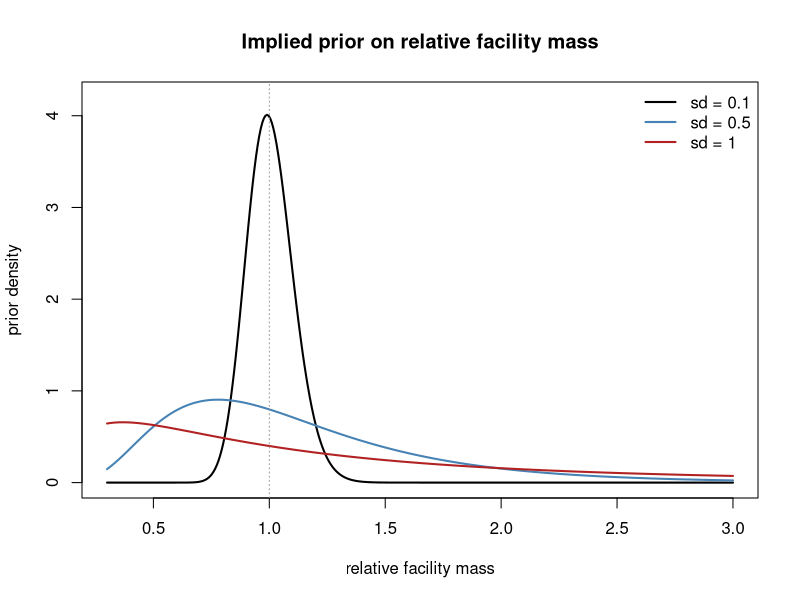
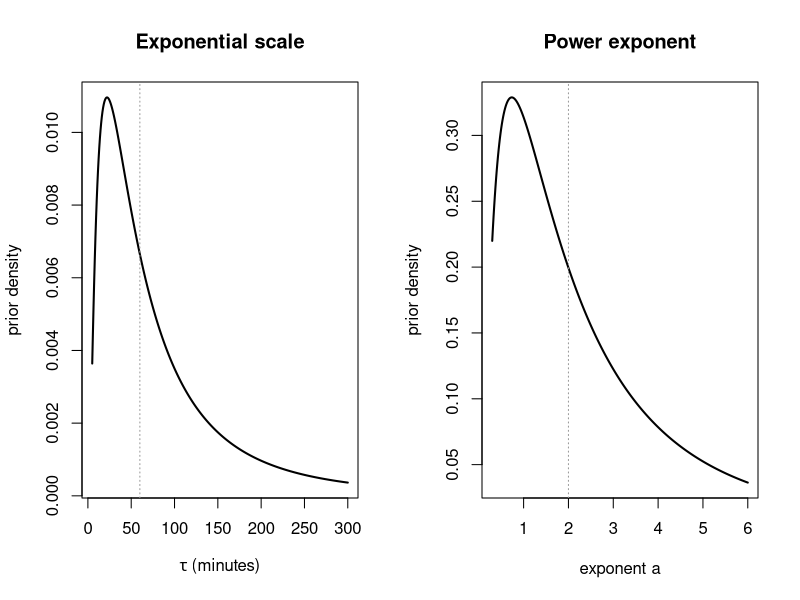
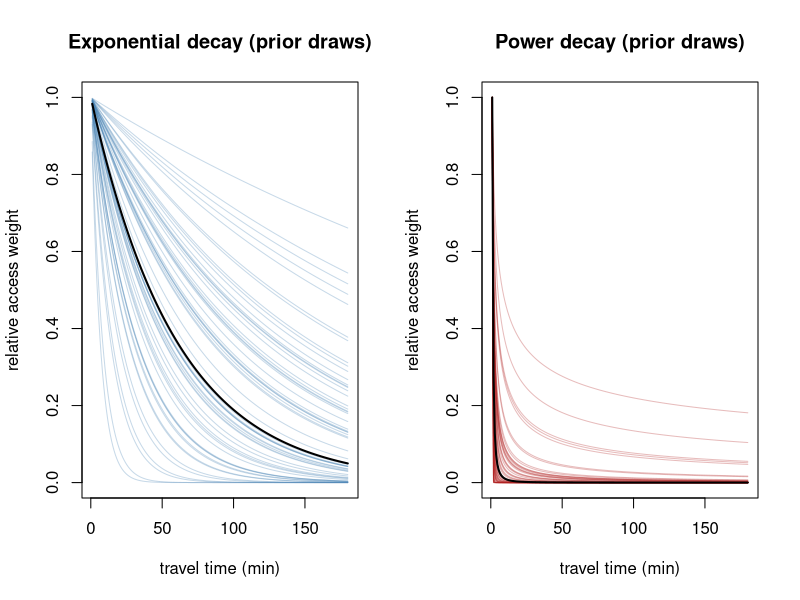
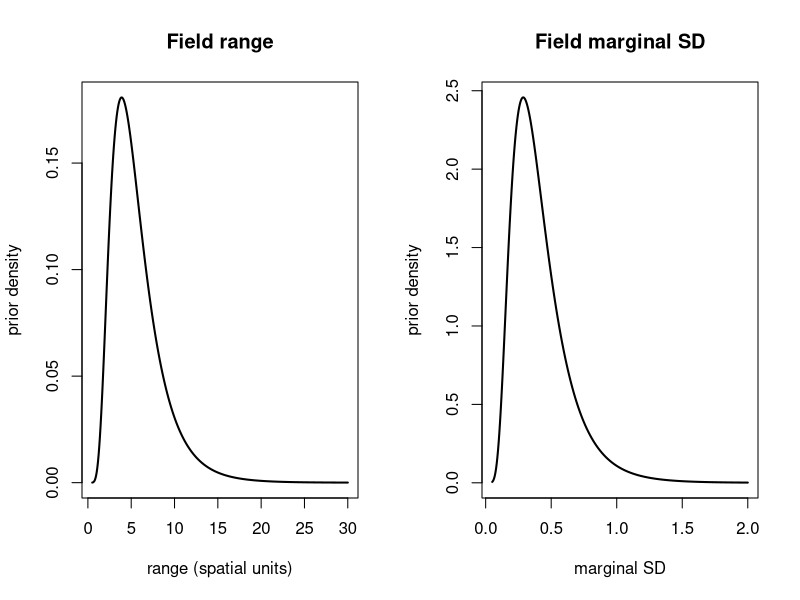

Write R code to recreate these figures, in order.
## ---- chunk 1
knitr::opts_chunk$set(
  collapse = TRUE,
  comment = "#>",
  fig.width = 6,
  fig.height = 4
)
set.seed(1)
## ---- chunk 2
sds <- c(0.1, 0.5, 1.0)
x   <- seq(0.3, 3, length.out = 400)         # relative mass
cols <- c("black", "steelblue", "firebrick")

plot(NA, xlim = range(x), ylim = c(0, 4.2),
     xlab = "relative facility mass", ylab = "prior density",
     main = "Implied prior on relative facility mass")
for (i in seq_along(sds)) {
  lines(x, dlnorm(x, meanlog = 0, sdlog = sds[i]), col = cols[i], lwd = 2)
}
abline(v = 1, lty = 3, col = "grey60")
legend("topright", legend = paste0("sd = ", sds),
       col = cols, lwd = 2, bty = "n")
## ---- chunk 3
ratio_interval <- function(sd) {
  # ratio of two independent log-normal masses is log-normal with sd*sqrt(2)
  round(exp(qnorm(c(0.025, 0.975)) * sd * sqrt(2)), 2)
}
sapply(sds, ratio_interval)
## ---- chunk 4
tau   <- seq(5, 300, length.out = 400)
a     <- seq(0.3, 6, length.out = 400)

par(mfrow = c(1, 2))
plot(tau, dlnorm(tau, meanlog = log(60), sdlog = 1), type = "l", lwd = 2,
     xlab = expression(tau ~ "(minutes)"), ylab = "prior density",
     main = "Exponential scale")
abline(v = 60, lty = 3, col = "grey60")

plot(a, dlnorm(a, meanlog = log(2), sdlog = 1), type = "l", lwd = 2,
     xlab = "exponent a", ylab = "prior density",
     main = "Power exponent")
abline(v = 2, lty = 3, col = "grey60")
par(mfrow = c(1, 1))
## ---- chunk 5
d <- seq(1, 180, length.out = 200)          # travel time (minutes)
n_draw <- 60

par(mfrow = c(1, 2))

## Exponential: exp(-d / tau)
plot(NA, xlim = range(d), ylim = c(0, 1),
     xlab = "travel time (min)", ylab = "relative access weight",
     main = "Exponential decay (prior draws)")
tau_draws <- rlnorm(n_draw, meanlog = log(60), sdlog = 1)
for (t in tau_draws) lines(d, exp(-d / t), col = adjustcolor("steelblue", 0.3))
lines(d, exp(-d / 60), col = "black", lwd = 2)   # prior median

## Power: d^-a, normalised to 1 at d = 1 for display
plot(NA, xlim = range(d), ylim = c(0, 1),
     xlab = "travel time (min)", ylab = "relative access weight",
     main = "Power decay (prior draws)")
a_draws <- rlnorm(n_draw, meanlog = log(2), sdlog = 1)
for (aa in a_draws) lines(d, d^(-aa) / 1^(-aa), col = adjustcolor("firebrick", 0.3))
lines(d, d^(-2), col = "black", lwd = 2)         # prior median
par(mfrow = c(1, 1))
## ---- chunk 6
par(mfrow = c(1, 2))
rho   <- seq(0.5, 30, length.out = 400)
sigma <- seq(0.05, 2, length.out = 400)

plot(rho, dlnorm(rho, meanlog = log(5), sdlog = 0.5), type = "l", lwd = 2,
     xlab = "range (spatial units)", ylab = "prior density",
     main = "Field range")
plot(sigma, dlnorm(sigma, meanlog = -1, sdlog = 0.5), type = "l", lwd = 2,
     xlab = "marginal SD", ylab = "prior density",
     main = "Field marginal SD")
par(mfrow = c(1, 1))
